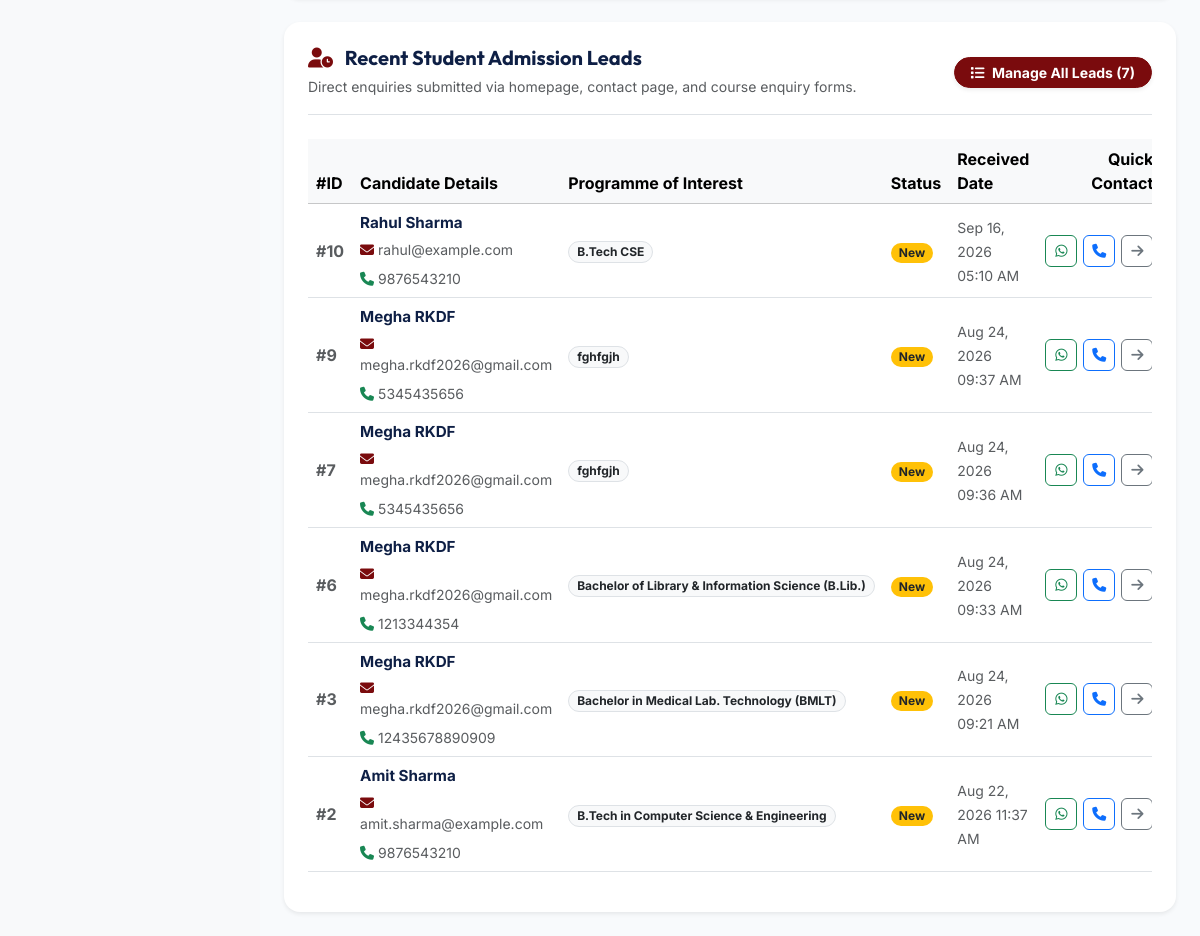
/admin/index.php (signed in, lower part), run on an earlier commit of the app's database.
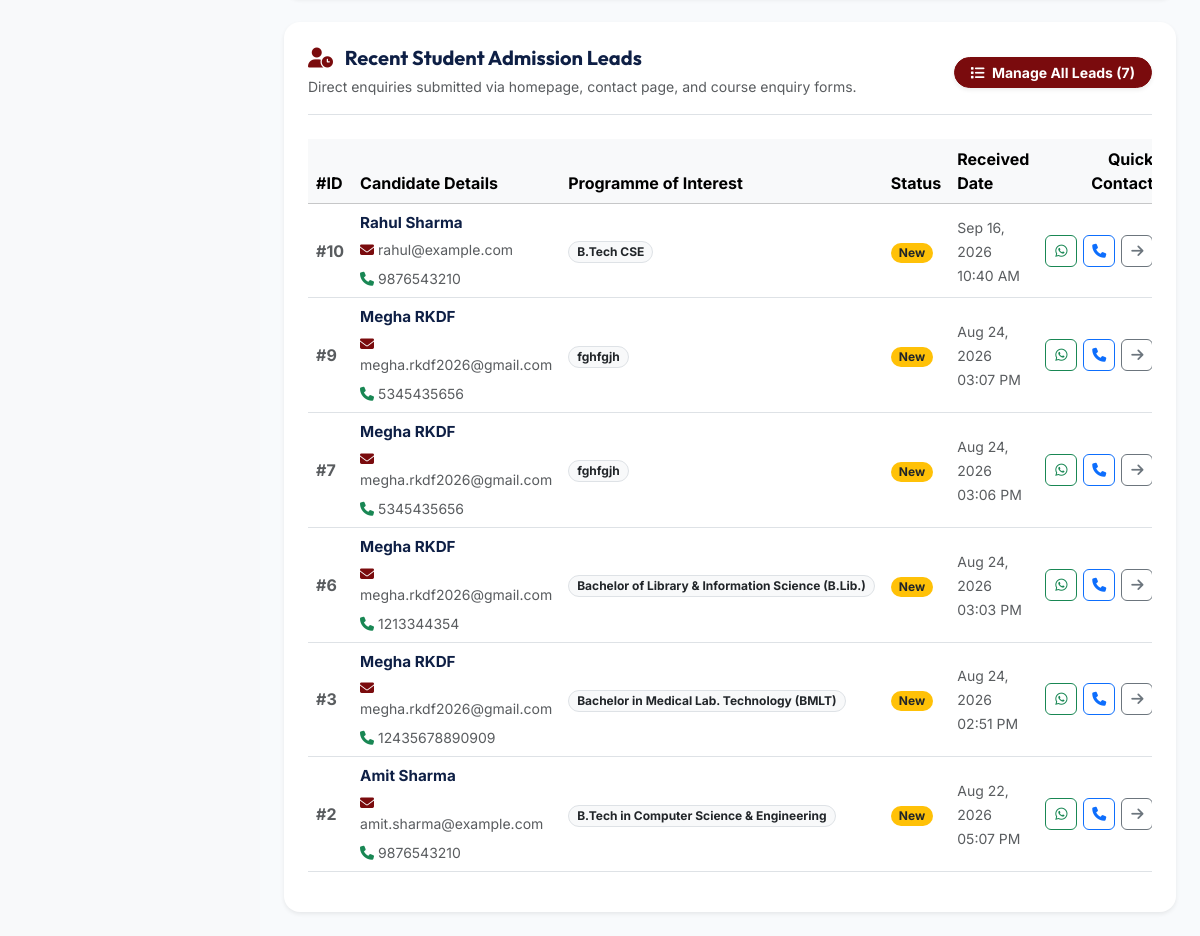
And on a later commit of the database.
### tables this page shows
CREATE TABLE `enquiries` (
  `id` int(11) NOT NULL AUTO_INCREMENT,
  `name` varchar(100) NOT NULL,
  `father_name` varchar(150) DEFAULT NULL,
  `college` varchar(255) DEFAULT NULL,
  `email` varchar(100) NOT NULL,
  `phone` varchar(20) NOT NULL,
  `course` varchar(100) DEFAULT NULL,
  `city` varchar(100) DEFAULT NULL,
  `state` varchar(100) DEFAULT NULL,
  `source` varchar(150) DEFAULT NULL,
  `message` text DEFAULT NULL,
  `status` varchar(50) DEFAULT 'New',
  `created_at` timestamp NOT NULL DEFAULT current_timestamp(),
  PRIMARY KEY (`id`)
);

### includes/functions.php (called while the page is built, shortened)
<?php
function sanitize($data) {
    return htmlspecialchars(trim((string)$data), ENT_QUOTES, 'UTF-8', false);
}
    ?>

### admin/index.php (the view, shortened to what this page needs)
<?php
require_once __DIR__ . '/header.php';
$pdo = getDBConnection();
$totalEnquiries = (int)$pdo->query("SELECT COUNT(*) FROM enquiries")->fetchColumn();
$recentEnquiries = $pdo->query("SELECT * FROM enquiries ORDER BY id DESC LIMIT 6")->fetchAll();
?>
<div class="card border-0 shadow-sm rounded-4 p-4 bg-white">
    <div class="d-flex flex-column flex-md-row justify-content-between align-items-md-center mb-4 gap-2 pb-3 border-bottom">
        <div>
            <h4 class="h5 fw-bold text-navy mb-1"><i class="fas fa-user-clock text-danger me-2"></i> Recent Student Admission Leads</h4>
            <small class="text-muted">Direct enquiries submitted via homepage, contact page, and course enquiry forms.</small>
        </div>
        <div>
            <a href="manage_enquiries.php" class="btn btn-sm btn-danger fw-bold px-3 rounded-pill shadow-sm">
                <i class="fas fa-list me-1"></i> Manage All Leads (<?php echo $totalEnquiries; ?>)
            </a>
        </div>
    </div>
    <div class="table-responsive">
        <table class="table table-hover align-middle mb-0">
            <thead class="table-light">
                <tr>
                    <th style="width: 80px;">#ID</th>
                    <th>Candidate Details</th>
                    <th>Programme of Interest</th>
                    <th>Status</th>
                    <th>Received Date</th>
                    <th class="text-end">Quick Contact</th>
                </tr>
            </thead>
            <tbody>
                <?php if (!empty($recentEnquiries)): ?>
                    <?php foreach ($recentEnquiries as $eq):
                        $st = $eq['status'] ?? 'New';
                        $badgeClass = 'bg-secondary';
                        if ($st === 'New') $badgeClass = 'bg-warning text-dark';
                        elseif ($st === 'Contacted') $badgeClass = 'bg-info text-white';
                        elseif ($st === 'Enrolled') $badgeClass = 'bg-success text-white';
                        elseif ($st === 'Closed') $badgeClass = 'bg-dark text-white';
                        $cleanPhone = preg_replace('/[^0-9]/', '', $eq['phone']);
                    ?>
                        <tr>
                            <td class="fw-bold text-muted">#<?php echo $eq['id']; ?></td>
                            <td>
                                <strong class="text-navy d-block" style="font-size: 0.95rem;"><?php echo sanitize($eq['name']); ?></strong>
                                <div class="d-flex flex-wrap gap-2 mt-1">
                                    <small class="text-muted"><i class="fas fa-envelope text-danger me-1"></i><?php echo sanitize($eq['email']); ?></small>
                                    <small class="text-muted"><i class="fas fa-phone text-success me-1"></i><?php echo sanitize($eq['phone']); ?></small>
                                </div>
                            </td>
                            <td><span class="badge bg-light text-dark border px-2 py-1 rounded-pill"><?php echo sanitize($eq['course']); ?></span></td>
                            <td><span class="badge <?php echo $badgeClass; ?> px-2 py-1 rounded-pill"><?php echo sanitize($st); ?></span></td>
                            <td><small class="text-muted"><?php echo date('M d, Y h:i A', strtotime($eq['created_at'])); ?></small></td>
                            <td class="text-end text-nowrap">
                                <div class="action-btn-group">
                                    <?php if ($cleanPhone): ?>
                                        <a href="https://api.whatsapp.com/send?phone=91<?php echo $cleanPhone; ?>&text=Hello%20<?php echo urlencode($eq['name']); ?>,%20greetings%20from%20SRK%20University%20Admissions." target="_blank" class="btn btn-sm btn-outline-success" title="WhatsApp Candidate">
                                            <i class="fab fa-whatsapp"></i>
                                        </a>
                                        <a href="tel:<?php echo $cleanPhone; ?>" class="btn btn-sm btn-outline-primary" title="Call Candidate">
                                            <i class="fas fa-phone"></i>
                                        </a>
                                    <?php endif; ?>
                                    <a href="manage_enquiries.php" class="btn btn-sm btn-outline-secondary" title="View in Leads Panel">
                                        <i class="fas fa-arrow-right"></i>
                                    </a>
                                </div>
                            </td>
                        </tr>
                    <?php endforeach; ?>
                <?php endif; ?>
            </tbody>
        </table>
    </div>
</div>
<?php require_once __DIR__ . '/footer.php'; ?>

What changed in the data, as far as the page shows it:
changed enquiries "Rahul Sharma": created_at "Sep 16, 2026 05:10 AM" → "Sep 16, 2026 10:40 AM"
changed enquiries id 9: created_at "Aug 24, 2026 09:37 AM" → "Aug 24, 2026 03:07 PM"
changed enquiries id 7: created_at "Aug 24, 2026 09:36 AM" → "Aug 24, 2026 03:06 PM"
changed enquiries "Bachelor of Library & Information Science (B.Lib.)": created_at "Aug 24, 2026 09:33 AM" → "Aug 24, 2026 03:03 PM"
changed enquiries "Bachelor in Medical Lab. Technology (BMLT)": created_at "Aug 24, 2026 09:21 AM" → "Aug 24, 2026 02:51 PM"
changed enquiries "Amit Sharma": created_at "Aug 22, 2026 11:37 AM" → "Aug 22, 2026 05:07 PM"
